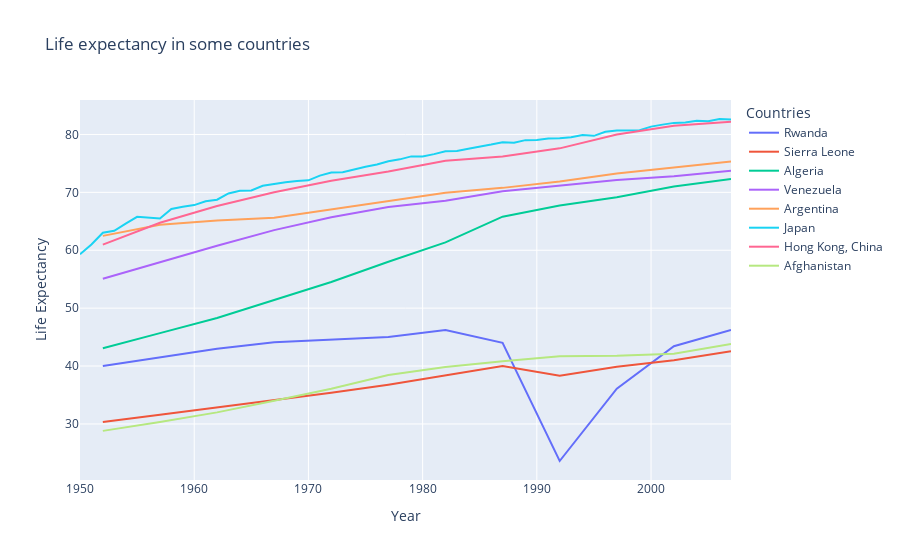

The code cell stored with this chart in its notebook:
### Code cell
countries = ['Afghanistan', 'Argentina', 'Venezuela', 'Japan', 'Hong Kong, China', 'Algeria', 'Sierra Leone', 'Rwanda']
fig = px.line((df.groupby(by = ['country', 'year'], as_index = False).mean().
                sort_values('year', ascending = False, ignore_index = True)
                [['year', 'lifeExp', 'country']]).query("country in @countries", engine = 'python'), 
            x="year", y="lifeExp", color = 'country', title='Life expectancy in some countries', 
            labels = {'lifeExp' : 'Life Expectancy', 'year' : 'Year', 'country' : 'Countries'})
fig.show()

### Figure 1 — Plotly figure (JSON) as saved in the notebook; plotly's stock layout.template omitted (floating-point values rounded to 4 significant figures)
{"data": [{"hovertemplate": "Countries=Rwanda<br>Year=%{x}<br>Life Expectancy=%{y}<extra></extra>", "legendgroup": "Rwanda", "line": {"color": "#636efa", "dash": "solid"}, "marker": {"symbol": "circle"}, "mode": "lines", "name": "Rwanda", "orientation": "v", "showlegend": true, "type": "scatter", "x": [2007, 2002, 1997, 1992, 1987, 1982, 1977, 1972, 1967, 1962, 1957, 1952], "xaxis": "x", "y": [46.24, 43.41, 36.09, 23.6, 44.02, 46.22, 45, 44.6, 44.1, 43, 41.5, 40], "yaxis": "y"}, {"hovertemplate": "Countries=Sierra Leone<br>Year=%{x}<br>Life Expectancy=%{y}<extra></extra>", "legendgroup": "Sierra Leone", "line": {"color": "#EF553B", "dash": "solid"}, "marker": {"symbol": "circle"}, "mode": "lines", "name": "Sierra Leone", "orientation": "v", "showlegend": true, "type": "scatter", "x": [2007, 2002, 1997, 1992, 1987, 1982, 1977, 1972, 1967, 1962, 1957, 1952], "xaxis": "x", "y": [42.57, 41.01, 39.9, 38.33, 40.01, 38.45, 36.79, 35.4, 34.11, 32.77, 31.57, 30.33], "yaxis": "y"}, {"hovertemplate": "Countries=Algeria<br>Year=%{x}<br>Life Expectancy=%{y}<extra></extra>", "legendgroup": "Algeria", "line": {"color": "#00cc96", "dash": "solid"}, "marker": {"symbol": "circle"}, "mode": "lines", "name": "Algeria", "orientation": "v", "showlegend": true, "type": "scatter", "x": [2007, 2002, 1997, 1992, 1987, 1982, 1977, 1972, 1967, 1962, 1957, 1952], "xaxis": "x", "y": [72.3, 70.99, 69.15, 67.74, 65.8, 61.37, 58.01, 54.52, 51.41, 48.3, 45.69, 43.08], "yaxis": "y"}, {"hovertemplate": "Countries=Venezuela<br>Year=%{x}<br>Life Expectancy=%{y}<extra></extra>", "legendgroup": "Venezuela", "line": {"color": "#ab63fa", "dash": "solid"}, "marker": {"symbol": "circle"}, "mode": "lines", "name": "Venezuela", "orientation": "v", "showlegend": true, "type": "scatter", "x": [2007, 2002, 1997, 1992, 1987, 1982, 1977, 1972, 1967, 1962, 1957, 1952], "xaxis": "x", "y": [73.75, 72.77, 72.15, 71.15, 70.19, 68.56, 67.46, 65.71, 63.48, 60.77, 57.91, 55.09], "yaxis": "y"}, {"hovertemplate": "Countries=Argentina<br>Year=%{x}<br>Life Expectancy=%{y}<extra></extra>", "legendgroup": "Argentina", "line": {"color": "#FFA15A", "dash": "solid"}, "marker": {"symbol": "circle"}, "mode": "lines", "name": "Argentina", "orientation": "v", "showlegend": true, "type": "scatter", "x": [2007, 2002, 1997, 1992, 1987, 1982, 1977, 1972, 1967, 1962, 1957, 1952], "xaxis": "x", "y": [75.32, 74.34, 73.28, 71.87, 70.77, 69.94, 68.48, 67.06, 65.63, 65.14, 64.4, 62.48], "yaxis": "y"}, {"hovertemplate": "Countries=Japan<br>Year=%{x}<br>Life Expectancy=%{y}<extra></extra>", "legendgroup": "Japan", "line": {"color": "#19d3f3", "dash": "solid"}, "marker": {"symbol": "circle"}, "mode": "lines", "name": "Japan", "orientation": "v", "showlegend": true, "type": "scatter", "x": [2007, 2006, 2005, 2004, 2003, 2002, 2001, 2000, 1999, 1998, 1997, 1996, 1995, 1994, 1993, 1992, 1991, 1990, 1989, 1988, 1987, 1986, 1985, 1984, 1983, 1982, 1981, 1980, 1979, 1978, 1977, 1976, 1975, 1974, 1973, 1972, 1971, 1970, 1969, 1968, 1967, 1966, 1965, 1964, 1963, 1962, 1961, 1960, 1959, 1958, 1957, 1956, 1955, 1954, 1953, 1952, 1951, 1950], "xaxis": "x", "y": [82.6, 82.67, 82.27, 82.36, 82.07, 82, 81.7, 81.35, 80.74, 80.77, 80.69, 80.46, 79.76, 79.91, 79.51, 79.36, 79.31, 79.04, 79.02, 78.58, 78.67, 78.26, 77.84, 77.54, 77.14, 77.11, 76.6, 76.19, 76.21, 75.7, 75.38, 74.81, 74.41, 73.91, 73.48, 73.42, 72.89, 72.07, 71.98, 71.75, 71.43, 71.14, 70.33, 70.28, 69.81, 68.73, 68.45, 67.8, 67.51, 67.12, 65.5, 65.63, 65.77, 64.61, 63.37, 63.03, 60.99, 59.3], "yaxis": "y"}, {"hovertemplate": "Countries=Hong Kong, China<br>Year=%{x}<br>Life Expectancy=%{y}<extra></extra>", "legendgroup": "Hong Kong, China", "line": {"color": "#FF6692", "dash": "solid"}, "marker": {"symbol": "circle"}, "mode": "lines", "name": "Hong Kong, China", "orientation": "v", "showlegend": true, "type": "scatter", "x": [2007, 2002, 1997, 1992, 1987, 1982, 1977, 1972, 1967, 1962, 1957, 1952], "xaxis": "x", "y": [82.21, 81.5, 80, 77.6, 76.2, 75.45, 73.6, 72, 70, 67.65, 64.75, 60.96], "yaxis": "y"}, {"hovertemplate": "Countries=Afghanistan<br>Year=%{x}<br>Life Expectancy=%{y}<extra></extra>", "legendgroup": "Afghanistan", "line": {"color": "#B6E880", "dash": "solid"}, "marker": {"symbol": "circle"}, "mode": "lines", "name": "Afghanistan", "orientation": "v", "showlegend": true, "type": "scatter", "x": [2007, 2002, 1997, 1992, 1987, 1982, 1977, 1972, 1967, 1962, 1957, 1952], "xaxis": "x", "y": [43.83, 42.13, 41.76, 41.67, 40.82, 39.85, 38.44, 36.09, 34.02, 32.0, 30.33, 28.8], "yaxis": "y"}], "layout": {"legend": {"title": {"text": "Countries"}, "tracegroupgap": 0}, "title": {"text": "Life expectancy in some countries"}, "xaxis": {"anchor": "y", "domain": [0, 1], "title": {"text": "Year"}}, "yaxis": {"anchor": "x", "domain": [0, 1], "title": {"text": "Life Expectancy"}}}}
